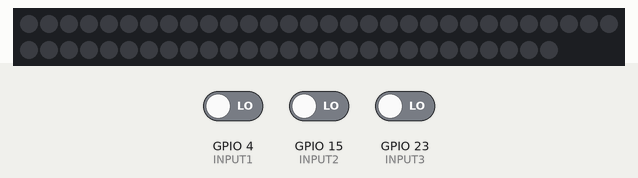
Simulated run of this sketch. Board: ESP32. Parts: 57 RGB LEDs in strip order, left to right, continuing on the next row. The inputs (shaded band) are chosen by the test bench; at power-on: GPIO 4 (INPUT1) LOW, GPIO 23 (INPUT3) LOW, GPIO 15 (INPUT2) LOW. Dim RGB values are drawn brighter than linear; what the sketch prints to the serial monitor is not drawn.

Above: at 3.2 s.
3.3 s: GPIO 4 (INPUT1) driven HIGH
At 4.3 s:
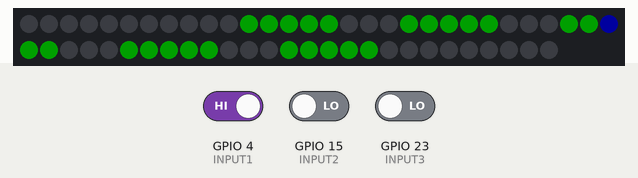
6.3 s: GPIO 23 (INPUT3) driven HIGH
At 7.46 s:
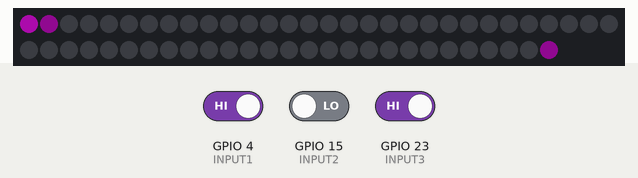
Timing chart, 0 to 9.3 s (numbered marks = the images above; inputs shaded):
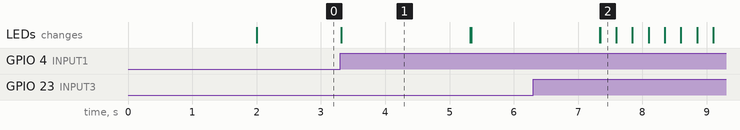

Measured:
- after the input at 3.3 s, the LEDs: change at once (image 1)
- after the input at 6.3 s, the LEDs: first differ from a run without the input after 1.0 s (image 2)
- what the display in image 1 shows lasts 2.0 s, from 3.3 s to 5.3 s

The sketch:

LED_driver.ino
```cpp
#include <stdio.h>
#include <FastLED.h>
#include <stdlib.h>
#include <EEPROM.h>
#include <math.h>
// #include <LiteLED.h>
// #include <Adafruit_NeoPixel.h>
#ifdef __AVR__
#include <avr/power.h>  // Required for 16 MHz Adafruit Trinket
#endif

#define BAUD_RATE 115200
#define NUM_LEDS 57
#define DATA_PIN 2 // blue jumper wire
#define SEC 1000
#define INPUT1 4
#define INPUT2 15
#define INPUT3 23

CRGB leds[NUM_LEDS];  // setup for FastLED
const int row = 7;
const int col = 8;

typedef struct{
  uint8_t r;
  uint8_t g;
  uint8_t b;
}colors;

// frame0 = [0,1,125,124,132,133,249,248,15,113,141,140,244,266,265,264,
//           111,145,237,236,276,362,361,360,96,158,226,284,356,357,358,408,
//           160,222,290,348,347,421,422,423,175,302,338,339,427,426,425,424,
//           207,305,333,332,436,437,438,439,192,318,322,444,443,442,441,440]

// typedef struct coords
// {
//   int x,y,z;
// }coords;

// coords plane[64] = {0};

colors ColorArr[row][col] ={ {0} };


void setup() {
  delay(2 * SEC);
  Serial.begin(BAUD_RATE);

  pinMode(INPUT1, INPUT);
  pinMode(INPUT2, INPUT);
  pinMode(INPUT3, INPUT);


  // Initialize and begin the LED
  FastLED.addLeds<WS2812B, DATA_PIN, GRB>(leds, NUM_LEDS);
  FastLED.setBrightness(64);  // setting brightness to 25% max is 255

  // draw_circle(1);
  // draw_square(2);

  Serial.println("Flashed & Running. Now Runnig LED_Driver 1.1.0");
  Serial.println("ESP32 is ready for use :)");

  // for (int i=0; i<64; i++){
  //   plane[i].x = i/8;
  //   int temp = i%16;
  //   plane[i].y = (temp>=8)?(15-temp):temp;
  // }
}


void loop() {
  // put your main code here, to run repeatedly:
  int read1 = digitalRead(INPUT1);
  int read2 = digitalRead(INPUT2);
  int read3 = digitalRead(INPUT3);
  if (read3 == 1){
    wave();
  }
  else if ((read1 == 1) && (read2 == 1)){
    draw_circle(1);
    display_image();
    delay(2*SEC);
    FastLED.clear();
    FastLED.show();
  }

  else if ((read1 == 1) && (read2 == 0)){
    draw_square(2);
    display_image();
    delay(2*SEC);
    FastLED.clear();
    FastLED.show();
  }
  else if ((read1 == 0) && (read2 == 1)){
    loop_led();
  }
  else{
    FastLED.clear();
    FastLED.show();
  }
}


void wave(){
  // 166, 28, 166
  for (int i=0; i<NUM_LEDS; i++){
    leds[(i-2+NUM_LEDS)%NUM_LEDS] = CRGB::Black;
    leds[(i-1+NUM_LEDS)%NUM_LEDS] = CRGB(64,4,64);
    leds[i] = CRGB(192, 12, 192);
    leds[(i+1)%NUM_LEDS] = CRGB(64,4,64);
    FastLED.show();
    delay(SEC/4);
  }
}

// FastLED blink
void loop_led(){
  for (int i=0; i<NUM_LEDS; i++){
    int brightness = (((i & 0x3)+1) *64-1);
    // FastLED.setBrightness(brightness);
    int r = (i % 7) + 1;
    leds[i] = CRGB::BlueViolet;

    FastLED.show();
    delay(SEC/4);
    leds[i] = CRGB::Black;

  }

}

/*
 *
 *  convert the 2d array that describes an image to the 1d LED matrix
 *
 */
void display_image(){
  for (int i = 0; i < row; i++) {
    for (int j=0; j < col; j++){
      leds[i*col+j+1] = CRGB(ColorArr[i][j].r, ColorArr[i][j].g, ColorArr[i][j].b);
    }
    FastLED.show();

  }
}

/*
 *  draws a circle in a 2d array
 */
void draw_circle(int radius){
    int x0 = row/2;
    int y0  =col/2;
    int dist;
    for (int i = 0; i < row; i++){
      for (int j = 0; j < col; j++){
        dist = sqrt(sq(i-x0) + sq(j-y0));
        if (dist <= radius){
          ColorArr[i][j].r = 128;
          ColorArr[i][j].g = 0;
          ColorArr[i][j].b = 0;
        }
        else{
          ColorArr[i][j].r = 0;
          ColorArr[i][j].g = 0;
          ColorArr[i][j].b = 0;
        }
      }
    }
    ColorArr[x0][y0].r = 0;
    ColorArr[x0][y0].g = 128;
    ColorArr[x0][y0].b = 0;

}


/*
 *  draws a square in a 2d array
 */
void draw_square(int width){
    int x0 = row/2;
    int y0  =col/2;
    for (int i = 0; i < row; i++){
      for (int j = 0; j < col; j++){
        if ( (abs(i-x0) <=width) && (abs(j-y0) <= width) ){
          ColorArr[i][j].r = 0;
          ColorArr[i][j].g = 128;
          ColorArr[i][j].b = 0;
        }
        else{
          ColorArr[i][j].r = 0;
          ColorArr[i][j].g = 0;
          ColorArr[i][j].b = 0;
        }
      }
    }
    ColorArr[x0][y0].r = 0;
    ColorArr[x0][y0].g = 0;
    ColorArr[x0][y0].b = 128;

}

void sine_wav(int x){
  int y = 3*sin(M_PI*x/3)+3;
}
```
